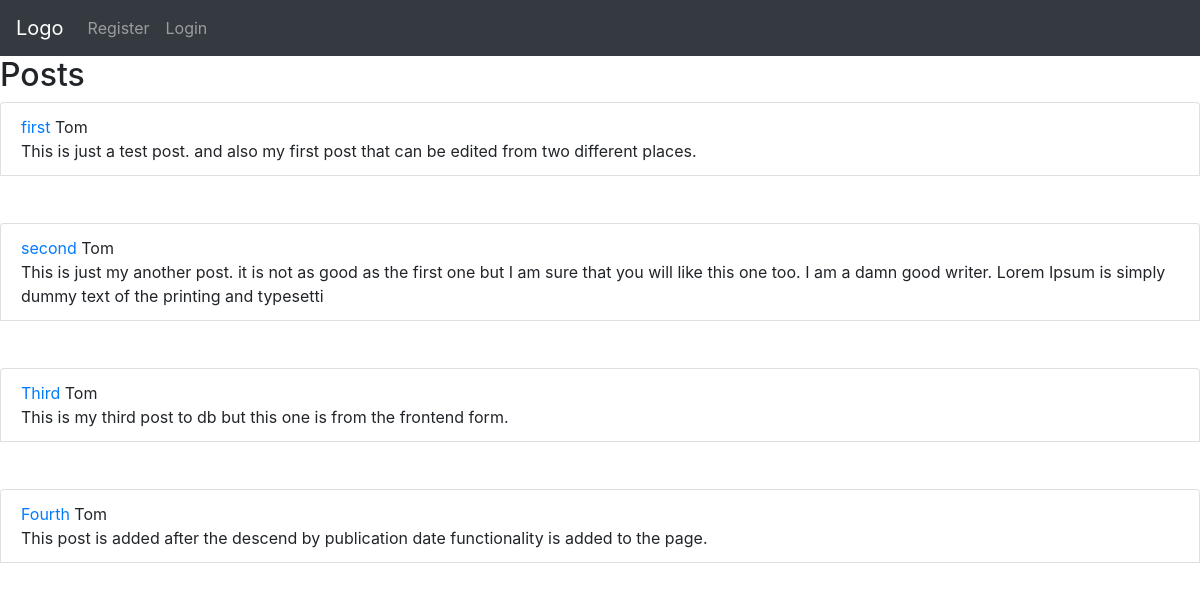
The page / on the database its author committed.
### theblog/models.py (models this page shows, shortened)
class Post(models.Model):
    title = models.CharField(max_length=255)
    author = models.ForeignKey(User, on_delete=models.CASCADE)
    category = models.CharField(max_length=255, default='coding')
    body = models.TextField()
    post_date = models.DateField(auto_now_add=True)

### theblog/views.py (the view)
# urls.py: path('', HomeView.as_view(), name="home"),
class HomeView(ListView):
    model = Post
    template_name = 'home.html'
    ordering = ['-post_date']

### theblog/templates/home.html (shortened to what this page needs)
{% include 'base.html' %}{% block content %}
<h2>Posts</h2>
{% for post in object_list %}
<ul class="list-group">
  <li class="list-group-item">
    <a href="{% url 'articleDetail' post.pk %}">{{ post.title }}</a>
    {{post.author}}
    <br />
    {{ post.body|slice:":200" }}
  </li>
  <br /><br />
  {% endfor %}
</ul>
{% endblock %}

### theblog/templates/base.html (shortened to what this page needs)
{% load static %} <title>{% block title %}HomePage{% endblock%}</title>
<link rel="stylesheet" href="{% static 'css/bs.css' %}" />
<nav class="navbar navbar-expand-sm bg-dark navbar-dark">
  <a class="navbar-brand" href="{% url 'home' %}">Logo</a>
  <ul class="navbar-nav">
    {% if user.is_authenticated %}
    <li class="nav-item">
      <a class="nav-link" href="{% url 'add_post' %}">Add Post</a>
    </li>
    <li class="nav-item">
      <a class="nav-link" href="{% url 'logout' %}">Logout</a>
    </li>
    {% else %}
    <li class="nav-item">
      <a class="nav-link" href="{% url 'register' %}">Register</a>
    </li>
    <li class="nav-item">
      <a class="nav-link" href="{% url 'login' %}">Login</a>
    </li>
    {% endif %}
  </ul>
</nav>

### rows shown on the page
Post: title "first", author "Tom", body "This is just a test post. and also my first post that can be edited from two different places."
Post: title "second", author "Tom", body "This is just my another post. it is not as good as the first one but I am sure that you will like this one too. I am a damn good writer. Lorem Ipsum is simply dummy text of the printing and typesetti"
Post: title "Third", author "Tom", body "This is my third post to db but this one is from the frontend form."
Post: title "Fourth", author "Tom", body "This post is added after the descend by publication date functionality is added to the page."
